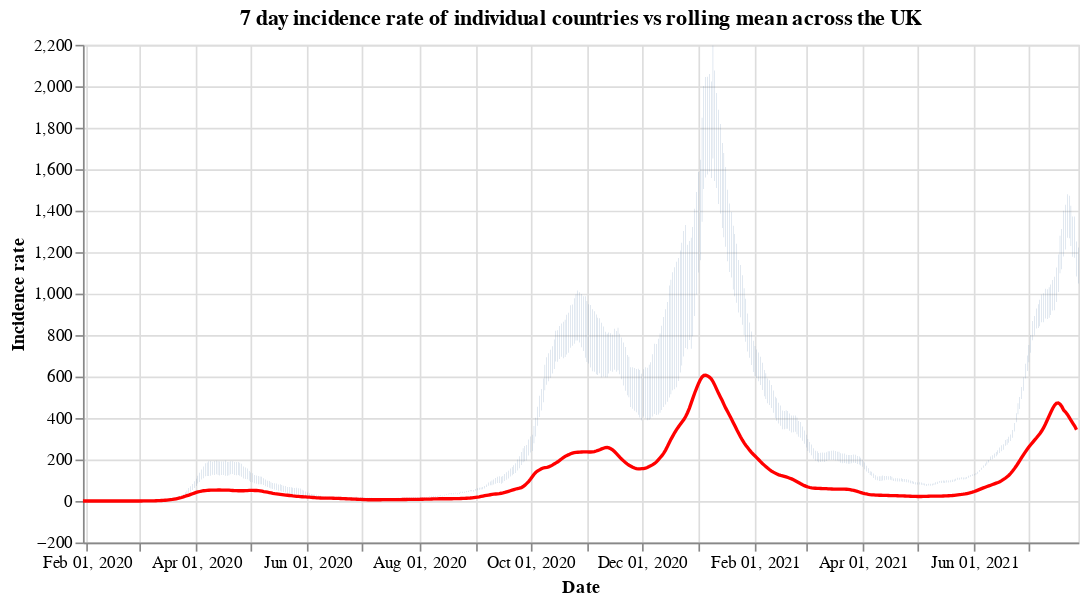

Notebook cell for this chart:
### Code cell
#collapse
countries = uk_cases['areaName'].unique()
countries.sort()

selection = alt.selection_single(
    name='Select',
    fields=['areaName'],
    init={'areaName': 'Wales'},
    bind={'areaName': alt.binding_select(options=countries)}
)

# scatter plot, modify opacity based on selection
bars = alt.Chart(uk_cases).mark_bar().add_selection(
    selection
).encode(
    x=alt.X("yearmonthdate(date):T", axis=alt.Axis(title='Date')),
    y=alt.Y("weeklyCasesRate:Q", axis=alt.Axis(title='Incidence rate')),
    tooltip='weeklyCasesRate:Q',
    opacity=alt.condition(selection, alt.value(1), alt.value(0))
).properties(title=f'7 day incidence rate of individual countries vs rolling mean across the UK', width=600)

line = alt.Chart(overview_cases).mark_line(
    color='red',
    size=2,
).transform_window(
    rolling_mean='mean(weeklyCasesRate)',
    frame=[0, 7]
).encode(
    x='yearmonthdate(date):T',
    y='rolling_mean:Q'
)

alt.layer(bars, line)

### Figure 1 — Vega-Lite specification as saved in the notebook (floating-point values rounded to 4 significant figures; data arrays with more than 128 entries replaced by an {"elided": "..."} marker saying what was removed)
{"config": {"view": {"continuousWidth": 400, "continuousHeight": 300}}, "layer": [{"data": {"name": "data-8705d1f5425a2c58e95c1be6df1c8e3e"}, "mark": "bar", "encoding": {"opacity": {"condition": {"value": 1, "selection": "Select"}, "value": 0}, "tooltip": {"type": "quantitative", "field": "weeklyCasesRate"}, "x": {"type": "temporal", "axis": {"title": "Date"}, "field": "date", "timeUnit": "yearmonthdate"}, "y": {"type": "quantitative", "axis": {"title": "Incidence rate"}, "field": "weeklyCasesRate"}}, "selection": {"Select": {"type": "single", "fields": ["areaName"], "init": {"areaName": "Wales"}, "bind": {"areaName": {"input": "select", "options": ["England", "Northern Ireland", "Scotland", "Wales"]}}}}, "title": "7 day incidence rate of individual countries vs rolling mean across the UK", "width": 600}, {"data": {"name": "data-c4697c46fa424550019c6771f854a1e5"}, "mark": {"type": "line", "color": "red", "size": 2}, "encoding": {"x": {"type": "temporal", "field": "date", "timeUnit": "yearmonthdate"}, "y": {"type": "quantitative", "field": "rolling_mean"}}, "transform": [{"window": [{"op": "mean", "field": "weeklyCasesRate", "as": "rolling_mean"}], "frame": [0, 7]}]}], "$schema": "https://vega.github.io/schema/vega-lite/v4.8.1.json", "datasets": {"data-8705d1f5425a2c58e95c1be6df1c8e3e": {"elided": "2088 records"}, "data-c4697c46fa424550019c6771f854a1e5": {"elided": "545 records"}}}
